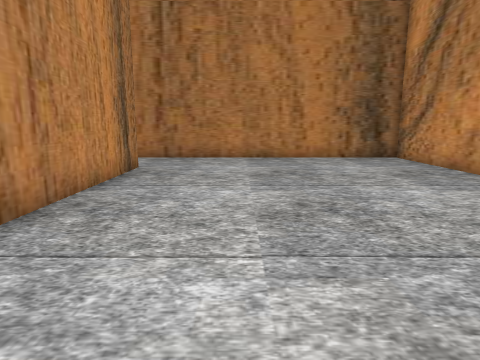
view 1 (above)

24 first-person views from a walk through a scene from a Unity 3-D project. The camera is 1.4 m above the floor, tilts 10° down and sees 75° across. The floor is counted in squares, 1 m on a side. Each view is taken from the middle of a square. On the plan, view 1 faces up. The plan holds only what a view shows up to about 14 squares ahead; the rest is blank. The place goes on beyond the plan. The player character is not drawn.

view 2
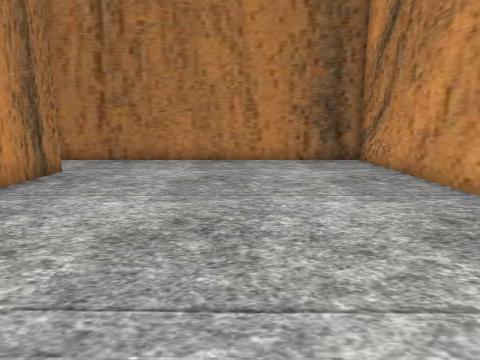

view 3
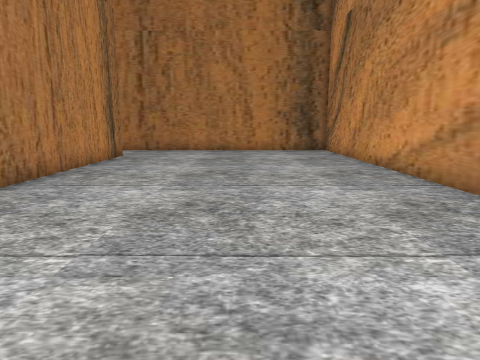

view 4
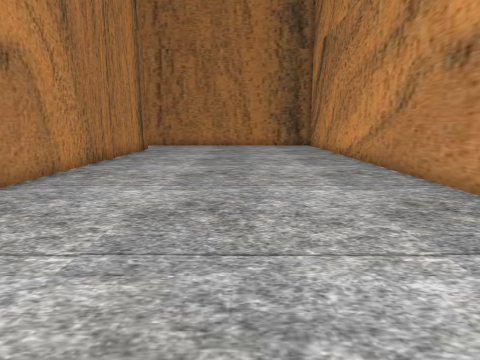

view 5
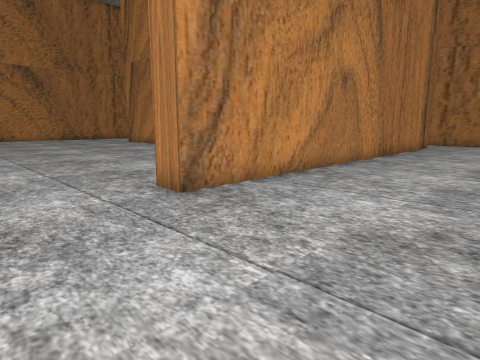

view 6
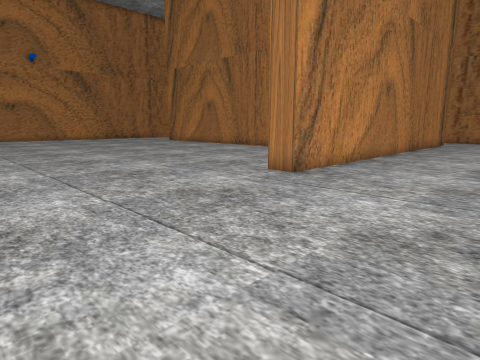

view 7
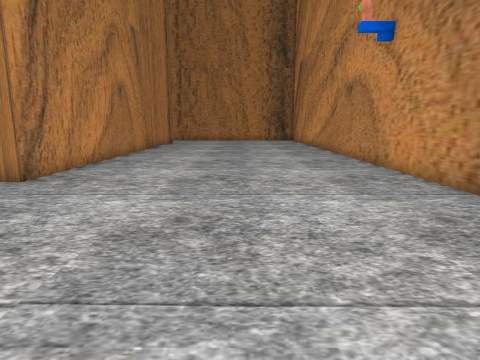

view 8
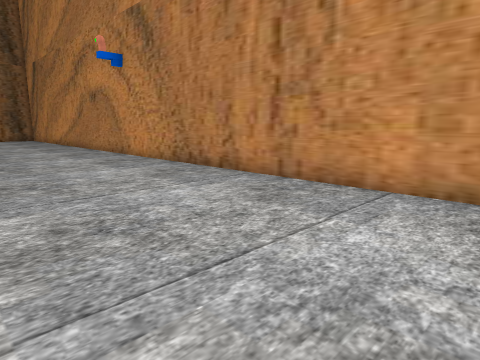

view 9
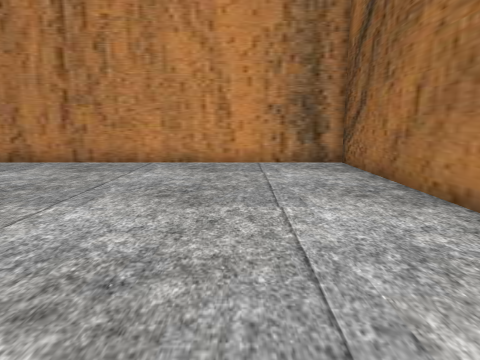

view 10
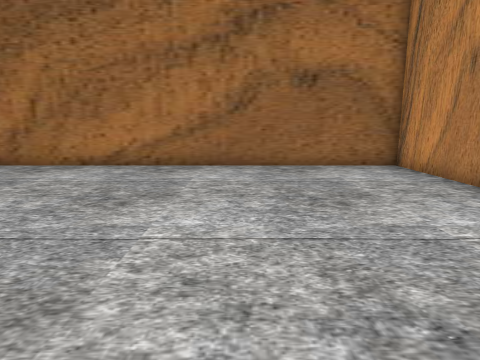

view 11
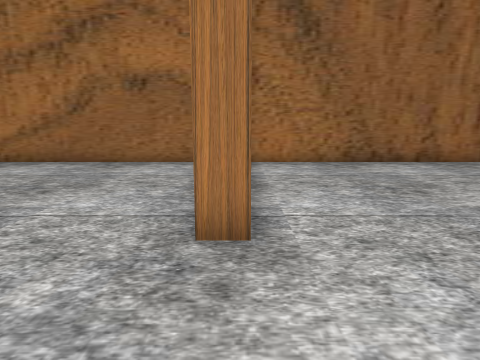

view 12
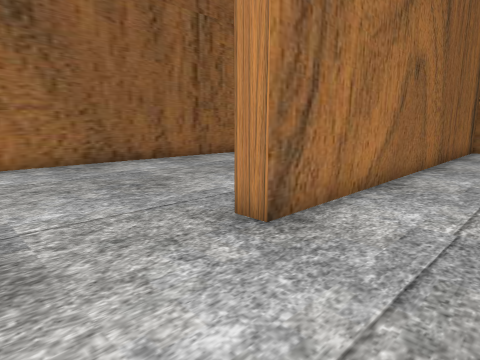

view 13
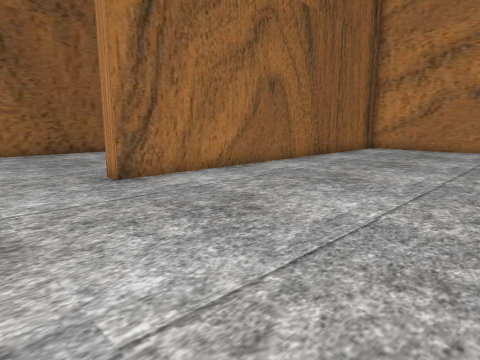

view 14
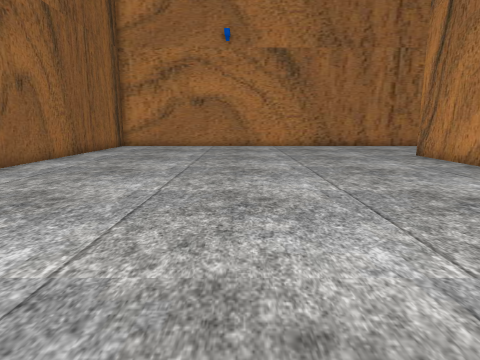

view 15
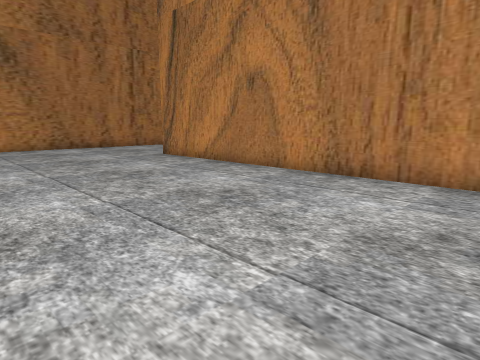

view 16
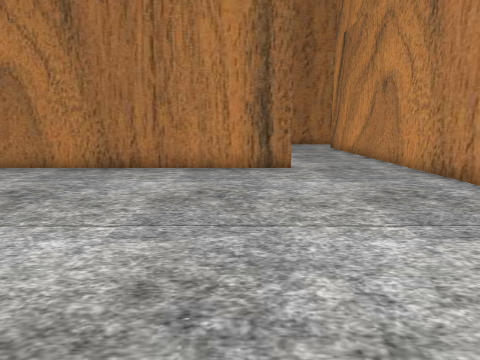

view 17
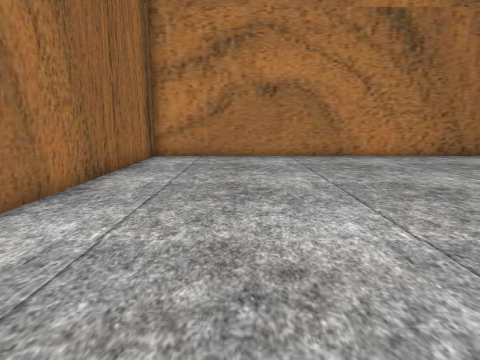

view 18
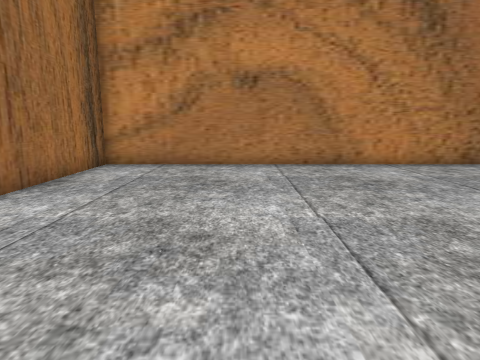

view 19
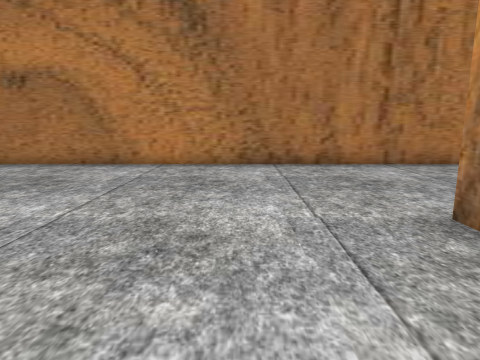

view 20
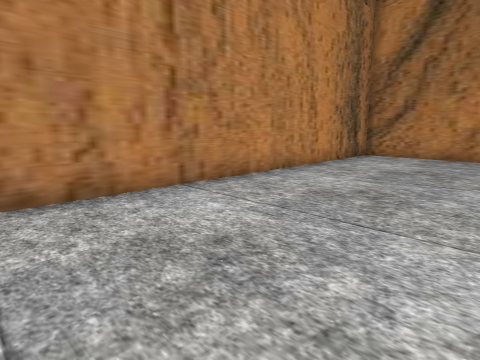

view 21
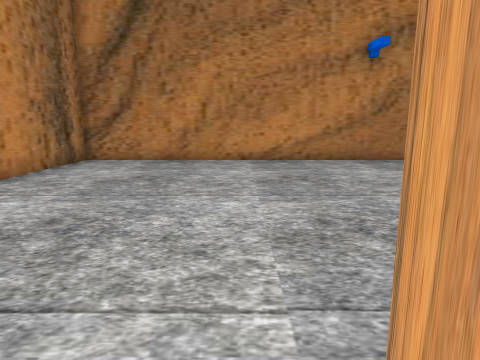

view 22
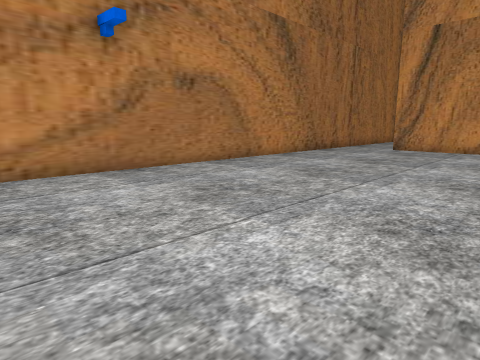

view 23
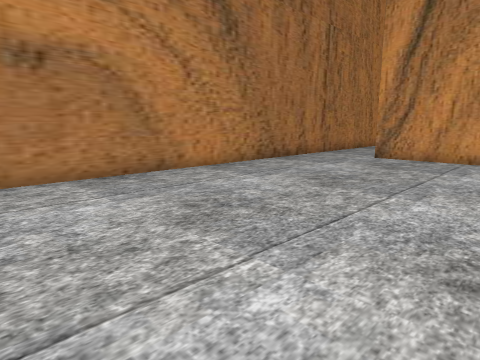

view 24
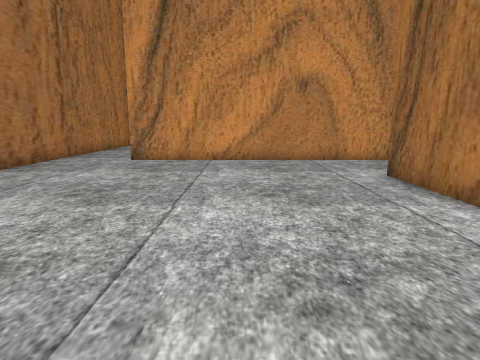

### Floor plan
Points are (right, up) in squares from view 1. A wall is a line through its corners. A room is listed if a view was taken in it or the views show most of it. See-through windows are left out.
Room 1 (views 1, 2, 3, 4, 5, 6, 7, 8, 9, 10, 11, 12, 13, 14, 15, 16, 17, 18, 19, 20, 21, 22, 23, 24)
walls: (-8.2, 1.2) (-23.6, 1.2); (-11.8, 1.9) (-8.2, 1.9); (-4.4, -1.9) (-4.4, 10.5); (-11.2, -15.7) (-10.4, -15.7); (-23.5, 1.5) (-23.5, 2); (-3.4, 10.5) (-3.4, -7.3) (-4.5, -7.3); (-10.5, -20) (-10.5, -23.9) (6.8, -23.9) (6.8, 13.5) (-30.2, 13.5) (-30.2, -14.8) (-14.4, -14.8) (-14.4, -15.5)
ways out: opening at (-13, -15.7)

Positions as (right, up) in squares from view 1, and headings:
1: (0, 0), facing up
2: (2, 1), facing up
3: (2, -4), facing up
4: (2, -8), facing up
5: (2, -11), facing up-left
6: (2, -15), facing up-left
7: (2, -15), facing up
8: (0, -19), facing up-right
9: (-5, -20), facing right
10: (-5, -13), facing down
11: (-11, -12), facing down
12: (-11, -12), facing down-left
13: (-11, -7), facing down-left
14: (-9, -7), facing left
15: (-10, -7), facing up-left
16: (-10, -9), facing up
17: (-16, -11), facing left
18: (-19, -10), facing left
19: (-19, -2), facing left
20: (-24, -1), facing up-left
21: (-24, 1), facing up
22: (-23, 4), facing up-right
23: (-18, 5), facing up-right
24: (-17, 6), facing right
